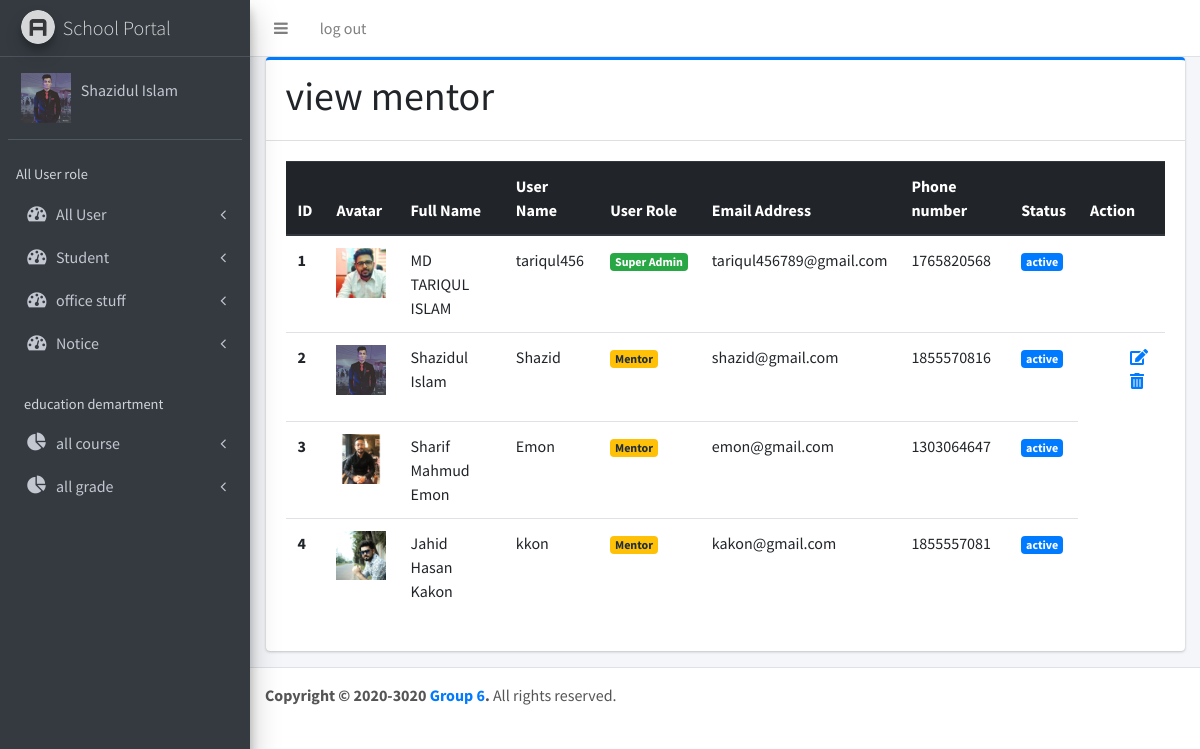
/mentor/viewmentor.php (signed in), run on the app's committed database.
### tables this page shows
CREATE TABLE `addmentor` (
  `mentorId` int(10) NOT NULL,
  `mentorFullname` varchar(50) NOT NULL,
  `mentorUserName` varchar(50) NOT NULL,
  `password` varchar(256) NOT NULL,
  `email` varchar(256) NOT NULL,
  `phone` int(50) NOT NULL,
  `address` varchar(256) NOT NULL,
  `joinDate` date NOT NULL,
  `status` int(2) NOT NULL,
  `user_role` int(1) NOT NULL,
  `image` text NOT NULL
);

### mentor/viewmentor.php (the view, shortened to what this page needs)
<?php
  	include"includes/header.php";
  	include"includes/navbar.php";
  	include"includes/sidebar.php";
?>
  <div class="content-wrapper">
    <div class="content">
      <div class="container-fluid">
        <div class="row">
          <div class="col-lg-12">
            <div class="card card-primary card-outline">
              <div class="card-header">
                <div class="row">
					<div class="col-md-8">
						<h1>view mentor</h1>
					</div>
				</div>
              </div>
              <div class="card-body">
				<div class="row">
					<div class="col-md-12">
						<table class="table">
							<thead class="thead-dark">
							   	<tr>
								    <th scope="col">ID</th>
								    <th scope="col">Avatar</th>
								    <th scope="col">Full Name</th>
								    <th scope="col">User Name</th>
								    <th scope="col">User Role</th>
								    <th scope="col">Email Address</th>
								    <th scope="col">Phone number</th>
								    <th scope="col">Status</th>
								    <th scope="col">Action</th>
							    </tr>
							</thead>
							<tbody>
								<?php
								$query 			= "SELECT * FROM addmentor";
								$get_user_info 	= mysqli_query($connect,$query);
								$i=0;
								while($row = mysqli_fetch_assoc($get_user_info)){
									$user_id 		= 	$row['mentorId'];
									$user_image		= 	$row['image'];
									$user_fullname	=	$row['mentorFullname'];
									$user_username	=	$row['mentorUserName'];
									$user_email		=	$row['email'];
									$user_phone		=	$row['phone'];
									$user_role		=	$row['user_role'];
									$status			=	$row['status'];
									$i++;
								?>
								<tr>
							      	<th scope="row"><?php echo $i; ?></th>
							      	<td>
							      		<?php
							      			if($user_image==NULL){
							      		?>
							      		 <img src="../superadmin/dist/img/default.png" style='width: 50px;'>
							      		<?php
							      		}
							      			else{
							      		?>
							      		<img src="../superadmin/dist/img/<?php echo $user_image; ?>" style='width: 50px;'>
							      		<?php
							      			}
							      		?>
							      	</td>
							      	<td><?php echo $user_fullname; ?></td>
							      	<td><?php echo $user_username; ?></td>
							      	<td>
							      		<?php
							      			if( $user_role == 0 ){
							      				echo "<span class='badge badge-success' >Super Admin</span>";
							      			}
							      			else if ( $user_role == 1 ) {
							      				echo "<span class='badge badge-warning' >Mentor</span>";
							      			}
							      			else{
							      				echo "<span class='badge badge-primary' >Not Define</span>";
							      			}
							      		?>
							      	</td>
							      	<td><?php echo $user_email; ?></td>
							      	<td><?php echo $user_phone; ?></td>
							      	<td>
							      		<?php
								      		if($status==0){
								      			echo "<div class='badge badge-primary'>active</div>";
								      		}
								      		else{
								      			echo "<div class='badge badge-danger'>Inactive</div>";
								      		}
							      	 	?>
							      	</td>
							      	<?php
							      		$my_id 	= $_SESSION['mentorId'];
							      		if( $my_id ==  $user_id ){
							      	?>
							      	<td class="action">
							      		<ul>
							      			<li><a href="updateMentor.php?update=<?php echo $user_id; ?>"><i class="fas fa-edit"></i></a></li>
							      			<?php
							      				if( $user_role == 0 ){
							      				}
							      				else if( $user_role == 1 ){
							      			?>
							      					<li><a href="viewmentor.php?delete=<?php echo $user_id; ?>"><i class="fas fa-trash-alt"></i></a></li>
							      				<?php }
							      			?>
							      		</ul>
							      	</td>
							      	<?php
							      	}
							      	?>
							    </tr>
								<?php
									}
								?>
							</tbody>
						</table>
					</div>
				</div>
              </div>
            </div>
          </div>
        </div>
      </div>
    </div>
</div>
<?php
	include"includes/footer.php";
?>

### mentor/includes/header.php (shortened to what this page needs)
<!DOCTYPE html>
<html lang="en">
<head>
  <link rel="stylesheet" href="https://use.fontawesome.com/releases/v5.5.0/css/all.css">
  <link rel="stylesheet" href="plugins/font-awesome/css/font-awesome.min.css">
  <link rel="stylesheet" href="dist/css/adminlte.css">
</head>
<body class="hold-transition sidebar-mini">

### mentor/includes/navbar.php (shortened to what this page needs)
<div class="wrapper">
  <nav class="main-header navbar navbar-expand bg-white navbar-light border-bottom">
    <ul class="navbar-nav">
      <li class="nav-item">
        <a class="nav-link" data-widget="pushmenu" href="#"><i class="fa fa-bars"></i></a>
      </li>
       <li class="nav-item d-none d-sm-inline-block">
        <a href="includes/logout.php" class="nav-link">log out</a>
      </li>
    </ul>
  </nav>

### mentor/includes/sidebar.php (shortened to what this page needs)
<aside class="main-sidebar sidebar-dark-primary elevation-4">
  <a href="dashboard.php" class="brand-link">
    <img src="dist/img/AdminLTELogo.png" alt="AdminLTE Logo" class="brand-image img-circle elevation-3"
         style="opacity: .8">
    <span class="brand-text font-weight-light">School Portal</span>
  </a>
  <div class="sidebar">
    <div class="user-panel mt-3 pb-3 mb-3 d-flex">
      <div class="image">
        <?php
        if(  $_SESSION['image'] == NULL ){
        ?>
        <img src="dist/img/default.png" style='width: 50px;'>
        <?php
        }
        else{
          ?>
          <img src='../superadmin/dist/img/<?php echo $_SESSION['image']; ?>' style='width: 50px;'>
          <?php
        }
        ?>
      </div>
      <div class="info">
        <a href="mentorprofile.php" class="d-block"> <?php echo  $_SESSION['mentorFullname']; ?> </a>
      </div>
    </div>
    <nav class="mt-2">
      <ul class="nav nav-pills nav-sidebar flex-column" data-widget="treeview" role="menu" data-accordion="false">
        <li class="nav-header">All User role</li>
        <li class="nav-item has-treeview">
          <a href="#" class="nav-link ">
            <i class="nav-icon fa fa-dashboard"></i>
            <p>
              All User
              <i class="right fa fa-angle-left"></i>
            </p>
          </a>
        </li>
        <li class="nav-item has-treeview">
          <a href="#" class="nav-link ">
            <i class="nav-icon fa fa-dashboard"></i>
            <p>
              Student
              <i class="right fa fa-angle-left"></i>
            </p>
          </a>
        </li>
        <li class="nav-item has-treeview">
          <a href="#" class="nav-link ">
            <i class="nav-icon fa fa-dashboard"></i>
            <p>
              office stuff
              <i class="right fa fa-angle-left"></i>
            </p>
          </a>
        </li>
        <li class="nav-item has-treeview">
          <a href="#" class="nav-link ">
            <i class="nav-icon fa fa-dashboard"></i>
            <p>
              Notice
              <i class="right fa fa-angle-left"></i>
            </p>
          </a>
        </li>
        <li class="nav-header">education demartment</li>
        <li class="nav-item has-treeview">
          <a href="#" class="nav-link ">
            <i class="nav-icon fa fa-pie-chart"></i>
            <p>
              all course
              <i class="right fa fa-angle-left"></i>
            </p>
          </a>
        </li>
        <li class="nav-item has-treeview">
          <a href="#" class="nav-link ">
            <i class="nav-icon fa fa-pie-chart"></i>
            <p>
              all grade
              <i class="right fa fa-angle-left"></i>
            </p>
          </a>
        </li>
      </ul>
    </nav>
  </div>
</aside>

### mentor/includes/footer.php (shortened to what this page needs)
  <footer class="main-footer">
    <strong>Copyright &copy; 2020-3020 <a href="">Group 6</a>.</strong> All rights reserved.
  </footer>
</div>
</body>
</html>

### data on the page
addmentor: image (picture), mentorFullname "MD TARIQUL ISLAM", mentorUserName "tariqul456", user_role "Super Admin", email "tariqul456789@gmail.com", phone "1765820568", status "active"
addmentor: image (picture), mentorFullname "Shazidul Islam", mentorUserName "Shazid", user_role "Mentor", email "shazid@gmail.com", phone "1855570816", status "active"
addmentor: image (picture), mentorFullname "Sharif Mahmud Emon", mentorUserName "Emon", user_role "Mentor", email "emon@gmail.com", phone "1303064647", status "active"
addmentor: image (picture), mentorFullname "Jahid Hasan Kakon", mentorUserName "kkon", user_role "Mentor", email "kakon@gmail.com", phone "1855557081", status "active"

### other printed values
$_SESSION['mentorFullname'] "Shazidul Islam"
